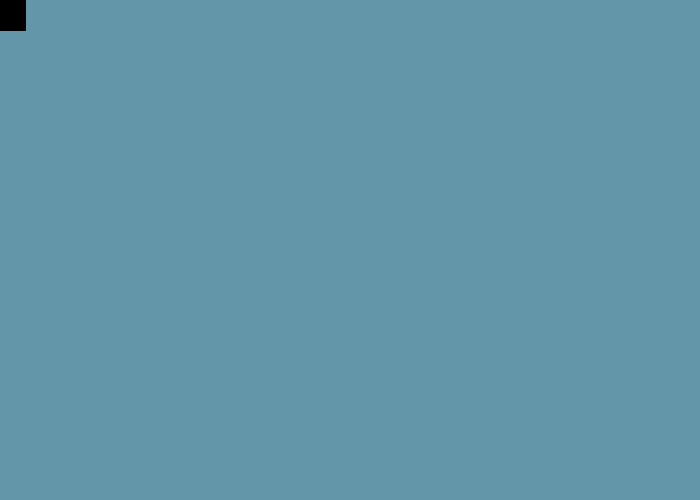
Frame 1 (no input)
Frame 60 (the mouse pressed at the canvas centre just before this capture): identical to frame 1, image omitted
Frame 120 (the mouse held since frame 60 and released just before this capture): identical to frame 1, image omitted

The Processing sketch that drew this single still picture (run headless with seeded random() and noise(); from frame 60 on, the mouse is pressed at the canvas centre):

// Processing sketch: MoveSimpleObject
// ── MoveSimpleObject.pde
int x=0;
int y=0;
int xv=7;
int yv=7;
int gamestate=0;

void setup(){
  size(700, 500);
  background(100, 150, 170);
  fill(0, 0, 0);
  rect(x, y, 25, 30);
  textAlign(CENTER);
}

void draw(){
  if(gamestate==0){
    background(100, 150, 170);
    rect(x, y, 25, 30);
  }

  if(x<0 || x>width-25 || y<0 || y>height-30){
    gamestate = 1;
    gameOver();
  }
}


void keyPressed(){
  if(key=='a'){
    x -= xv;
  }else if(key=='d'){
    x += xv;
  }else if(key=='s'){
    y += yv;
  }else if(key=='w'){
    y -= yv;
  }else if(key==' '){
    gamestate = 0;
    reset();
  }

}

void gameOver(){
  background(0, 0, 0);
  textSize(40);
  fill(255, 0, 0);
  text("Game Over", width/2, height/2);
}

void reset(){
  x = 0;
  y = 0;
  background(100, 150, 170);
  fill(0, 0, 0);
  rect(x, y, 25, 30);
  textAlign(CENTER);
}
